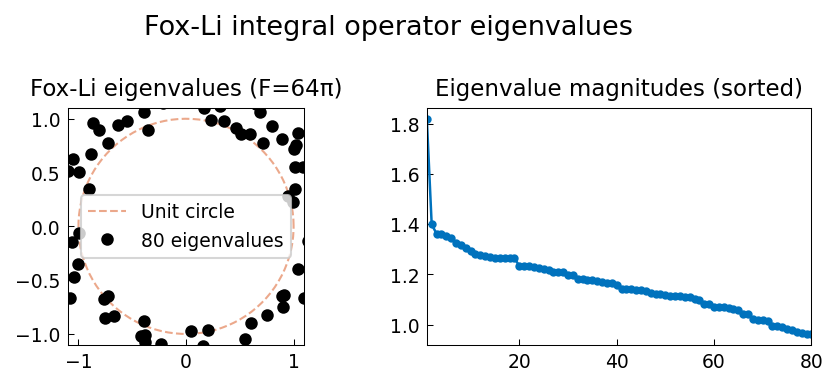

Recreate this plot in Python.
"""Eigenvalues of the Fox-Li integral operator.

Computes eigenvalues of the Fox-Li Fredholm integral operator:
  (Lu)(x) = sqrt(iF/pi) * integral_{-1}^{1} exp(-iF*(x-y)^2) u(y) dy

following integro/FoxLi.m by Driscoll & Trefethen (October 2010).

The Fresnel number F determines the structure of the eigenvalue spectrum,
which lies on a characteristic curve inside the unit disk.

Original MATLAB: https://www.chebfun.org/examples/integro/FoxLi.html
"""

import matplotlib

matplotlib.use("Agg")
import matplotlib.pyplot as plt

from chebfunjax.plotting import chebfun_style

chebfun_style()

import os

import numpy as np


def run():
    print("=" * 60)
    print("Eigenvalues of the Fox-Li integral operator")
    print("=" * 60)

    # Fox-Li operator: (Lu)(x) = sqrt(iF/pi) * integral_{-1}^{1} K(x,y) u(y) dy
    # K(x,y) = exp(-iF*(x-y)^2)
    # Fresnel number F

    F = 64 * np.pi

    print(f"\nFresnel number F = 64π ≈ {F:.2f}")
    print("Computing 80 eigenvalues of largest complex magnitude...")

    # Discretize with Gaussian quadrature
    N = 200

    # Gauss-Legendre quadrature on [-1, 1]
    from numpy.polynomial.legendre import leggauss
    y_gl, w_gl = leggauss(N)

    # Build the N×N matrix
    # [A]_{ij} = sqrt(iF/pi) * K(y_i, y_j) * w_j
    prefactor = np.sqrt(1j * F / np.pi)
    y_i = y_gl[:, np.newaxis]  # (N, 1)
    y_j = y_gl[np.newaxis, :]  # (1, N)
    K_mat = np.exp(-1j * F * (y_i - y_j)**2)
    A_mat = prefactor * K_mat * w_gl[np.newaxis, :]  # multiply each column by w_j

    # Compute eigenvalues
    eigenvalues = np.linalg.eigvals(A_mat)

    # Sort by magnitude (descending)
    idx = np.argsort(-np.abs(eigenvalues))
    eigenvalues_sorted = eigenvalues[idx]

    # Keep top 80
    lam = eigenvalues_sorted[:80]

    print("\nTop 80 eigenvalues by magnitude:")
    print(f"  |λ₁| = {np.abs(lam[0]):.6f}")
    print(f"  |λ₁₀| = {np.abs(lam[9]):.6f}")
    print(f"  |λ₈₀| = {np.abs(lam[79]):.6f}")

    # The eigenvalues should lie inside/on the unit circle
    max_abs_ev = np.max(np.abs(lam))
    print(f"\nMax |eigenvalue| = {max_abs_ev:.6f} (should be ≤ 1 for large F)")

    # They form a characteristic curve in the complex plane
    # Check that they cluster on a curve (the Fox-Li curve)
    print(f"\nEigenvalue pattern: {len(lam)} eigenvalues in complex plane")
    print(f"  Real range: [{np.min(np.real(lam)):.3f}, {np.max(np.real(lam)):.3f}]")
    print(f"  Imag range: [{np.min(np.imag(lam)):.3f}, {np.max(np.imag(lam)):.3f}]")

    # Basic sanity: eigenvalues should not all be the same
    ev_spread = np.std(np.abs(lam))
    assert ev_spread > 0.01, "Eigenvalues too clustered"
    print(f"  Spread in |λ|: {ev_spread:.4f}")

    # --- Plot ---
    _here = os.path.dirname(os.path.abspath(__file__))
    fig, axes = plt.subplots(1, 2)

    # Complex plane plot
    theta = np.linspace(0, 2 * np.pi, 200)
    axes[0].plot(np.cos(theta), np.sin(theta), color='#D95319', linestyle='--', linewidth=1, alpha=0.5,
                 label='Unit circle')
    axes[0].plot(np.real(lam), np.imag(lam), 'k.', markersize=10,
                 label='80 eigenvalues')
    axes[0].set_aspect('equal')
    axes[0].set_xlim([-1.1, 1.1]); axes[0].set_ylim([-1.1, 1.1])
    axes[0].set_title("Fox-Li eigenvalues (F=64π)", fontsize=11)
    axes[0].legend(fontsize=9)

    # Magnitude plot
    axes[1].plot(range(1, len(lam) + 1), np.abs(lam), color='#0072BD', marker='.', linestyle='-', markersize=6)
    axes[1].set_title("Eigenvalue magnitudes (sorted)", fontsize=11)

    fig.suptitle("Fox-Li integral operator eigenvalues", fontsize=13)
    fig.tight_layout()
    fig.savefig(os.path.join(_here, "fox_li.png"), dpi=150, bbox_inches="tight")
    plt.close(fig)

    print("\nAll checks passed.")
    return True

if __name__ == "__main__":
    run()
